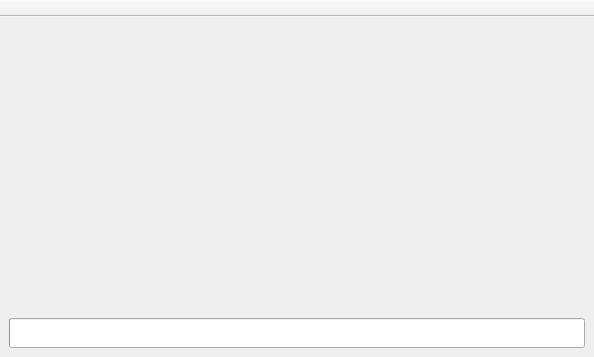
<?xml version="1.0" encoding="UTF-8"?>
<ui version="4.0">
 <author>Christoph Eckert</author>
 <class>MainWindow</class>
 <widget class="QMainWindow" name="MainWindow">
  <property name="geometry">
   <rect>
    <x>0</x>
    <y>0</y>
    <width>594</width>
    <height>357</height>
   </rect>
  </property>
  <property name="minimumSize">
   <size>
    <width>558</width>
    <height>332</height>
   </size>
  </property>
  <property name="windowTitle">
   <string>Simple Sysexxer</string>
  </property>
  <widget class="QWidget" name="centralWidget">
   <layout class="QGridLayout" name="gridLayout_3">
    <item row="0" column="0">
     <spacer name="verticalSpacer_2">
      <property name="orientation">
       <enum>Qt::Vertical</enum>
      </property>
      <property name="sizeType">
       <enum>QSizePolicy::MinimumExpanding</enum>
      </property>
      <property name="sizeHint" stdset="0">
       <size>
        <width>20</width>
        <height>30</height>
       </size>
      </property>
     </spacer>
    </item>
    <item row="1" column="0">
     <layout class="QGridLayout" name="gridLayout_2">
      <item row="0" column="0">
       <layout class="QGridLayout" name="gridLayout">
        <item row="0" column="0">
         <widget class="QLabel" name="labelAmount">
          <property name="minimumSize">
           <size>
            <width>200</width>
            <height>20</height>
           </size>
          </property>
          <property name="maximumSize">
           <size>
            <width>16777215</width>
            <height>16777215</height>
           </size>
          </property>
          <property name="text">
           <string notr="true"/>
          </property>
         </widget>
        </item>
        <item row="0" column="1">
         <widget class="QLabel" name="labelAmountDisplay">
          <property name="minimumSize">
           <size>
            <width>200</width>
            <height>20</height>
           </size>
          </property>
          <property name="maximumSize">
           <size>
            <width>16777215</width>
            <height>16777215</height>
           </size>
          </property>
          <property name="text">
           <string/>
          </property>
         </widget>
        </item>
        <item row="1" column="0">
         <widget class="QLabel" name="labelSize">
          <property name="minimumSize">
           <size>
            <width>200</width>
            <height>20</height>
           </size>
          </property>
          <property name="maximumSize">
           <size>
            <width>16777215</width>
            <height>16777215</height>
           </size>
          </property>
          <property name="text">
           <string notr="true"/>
          </property>
         </widget>
        </item>
        <item row="1" column="1">
         <widget class="QLabel" name="labelSizeDisplay">
          <property name="minimumSize">
           <size>
            <width>200</width>
            <height>20</height>
           </size>
          </property>
          <property name="maximumSize">
           <size>
            <width>16777215</width>
            <height>16777215</height>
           </size>
          </property>
          <property name="text">
           <string/>
          </property>
         </widget>
        </item>
        <item row="2" column="0">
         <widget class="QLabel" name="labelManufacturer">
          <property name="minimumSize">
           <size>
            <width>200</width>
            <height>20</height>
           </size>
          </property>
          <property name="maximumSize">
           <size>
            <width>16777215</width>
            <height>16777215</height>
           </size>
          </property>
          <property name="text">
           <string/>
          </property>
         </widget>
        </item>
        <item row="2" column="1">
         <widget class="QLabel" name="labelManufacturerDisplay">
          <property name="minimumSize">
           <size>
            <width>200</width>
            <height>20</height>
           </size>
          </property>
          <property name="maximumSize">
           <size>
            <width>16777215</width>
            <height>16777215</height>
           </size>
          </property>
          <property name="text">
           <string/>
          </property>
         </widget>
        </item>
        <item row="3" column="0">
         <widget class="QLabel" name="labelModel">
          <property name="minimumSize">
           <size>
            <width>200</width>
            <height>20</height>
           </size>
          </property>
          <property name="maximumSize">
           <size>
            <width>16777215</width>
            <height>16777215</height>
           </size>
          </property>
          <property name="text">
           <string/>
          </property>
         </widget>
        </item>
        <item row="3" column="1">
         <widget class="QLabel" name="labelModelDisplay">
          <property name="minimumSize">
           <size>
            <width>200</width>
            <height>20</height>
           </size>
          </property>
          <property name="maximumSize">
           <size>
            <width>16777215</width>
            <height>16777215</height>
           </size>
          </property>
          <property name="text">
           <string/>
          </property>
         </widget>
        </item>
        <item row="4" column="0">
         <widget class="QLabel" name="labelDevice">
          <property name="minimumSize">
           <size>
            <width>200</width>
            <height>20</height>
           </size>
          </property>
          <property name="maximumSize">
           <size>
            <width>16777215</width>
            <height>16777215</height>
           </size>
          </property>
          <property name="text">
           <string/>
          </property>
         </widget>
        </item>
        <item row="4" column="1">
         <widget class="QLabel" name="labelDeviceDisplay">
          <property name="minimumSize">
           <size>
            <width>200</width>
            <height>20</height>
           </size>
          </property>
          <property name="maximumSize">
           <size>
            <width>16777215</width>
            <height>16777215</height>
           </size>
          </property>
          <property name="text">
           <string/>
          </property>
         </widget>
        </item>
        <item row="5" column="0">
         <widget class="QLabel" name="labelDatatype">
          <property name="minimumSize">
           <size>
            <width>200</width>
            <height>20</height>
           </size>
          </property>
          <property name="maximumSize">
           <size>
            <width>16777215</width>
            <height>16777215</height>
           </size>
          </property>
          <property name="text">
           <string/>
          </property>
         </widget>
        </item>
        <item row="5" column="1">
         <widget class="QLabel" name="labelDatatypeDisplay">
          <property name="minimumSize">
           <size>
            <width>200</width>
            <height>20</height>
           </size>
          </property>
          <property name="maximumSize">
           <size>
            <width>16777215</width>
            <height>16777215</height>
           </size>
          </property>
          <property name="text">
           <string/>
          </property>
         </widget>
        </item>
       </layout>
      </item>
      <item row="0" column="1">
       <widget class="QLabel" name="labelModelImage">
        <property name="minimumSize">
         <size>
          <width>150</width>
          <height>50</height>
         </size>
        </property>
        <property name="text">
         <string notr="true"/>
        </property>
        <property name="alignment">
         <set>Qt::AlignLeading|Qt::AlignLeft|Qt::AlignTop</set>
        </property>
       </widget>
      </item>
     </layout>
    </item>
    <item row="2" column="0">
     <spacer name="verticalSpacer">
      <property name="orientation">
       <enum>Qt::Vertical</enum>
      </property>
      <property name="sizeHint" stdset="0">
       <size>
        <width>20</width>
        <height>164</height>
       </size>
      </property>
     </spacer>
    </item>
    <item row="3" column="0">
     <widget class="QProgressBar" name="progressBar">
      <property name="minimumSize">
       <size>
        <width>500</width>
        <height>30</height>
       </size>
      </property>
      <property name="maximumSize">
       <size>
        <width>16777215</width>
        <height>16777215</height>
       </size>
      </property>
      <property name="value">
       <number>0</number>
      </property>
      <property name="textVisible">
       <bool>false</bool>
      </property>
      <property name="invertedAppearance">
       <bool>false</bool>
      </property>
     </widget>
    </item>
   </layout>
  </widget>
  <widget class="QToolBar" name="MainToolBar">
   <property name="windowTitle">
    <string>Main Toolbar</string>
   </property>
   <property name="movable">
    <bool>false</bool>
   </property>
   <property name="allowedAreas">
    <set>Qt::TopToolBarArea</set>
   </property>
   <attribute name="toolBarArea">
    <enum>TopToolBarArea</enum>
   </attribute>
   <attribute name="toolBarBreak">
    <bool>false</bool>
   </attribute>
  </widget>
 </widget>
 <resources/>
 <connections/>
</ui>
